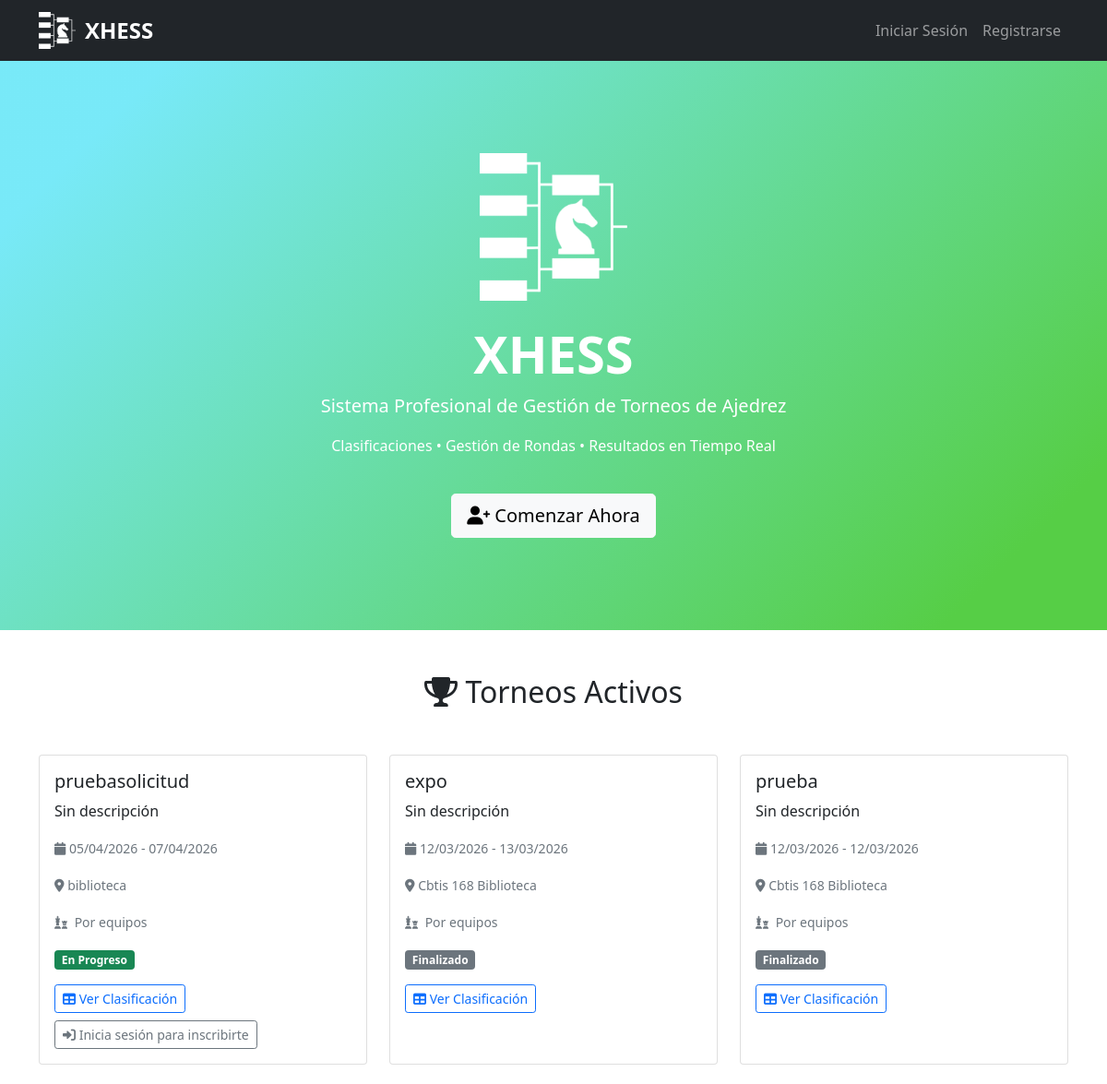
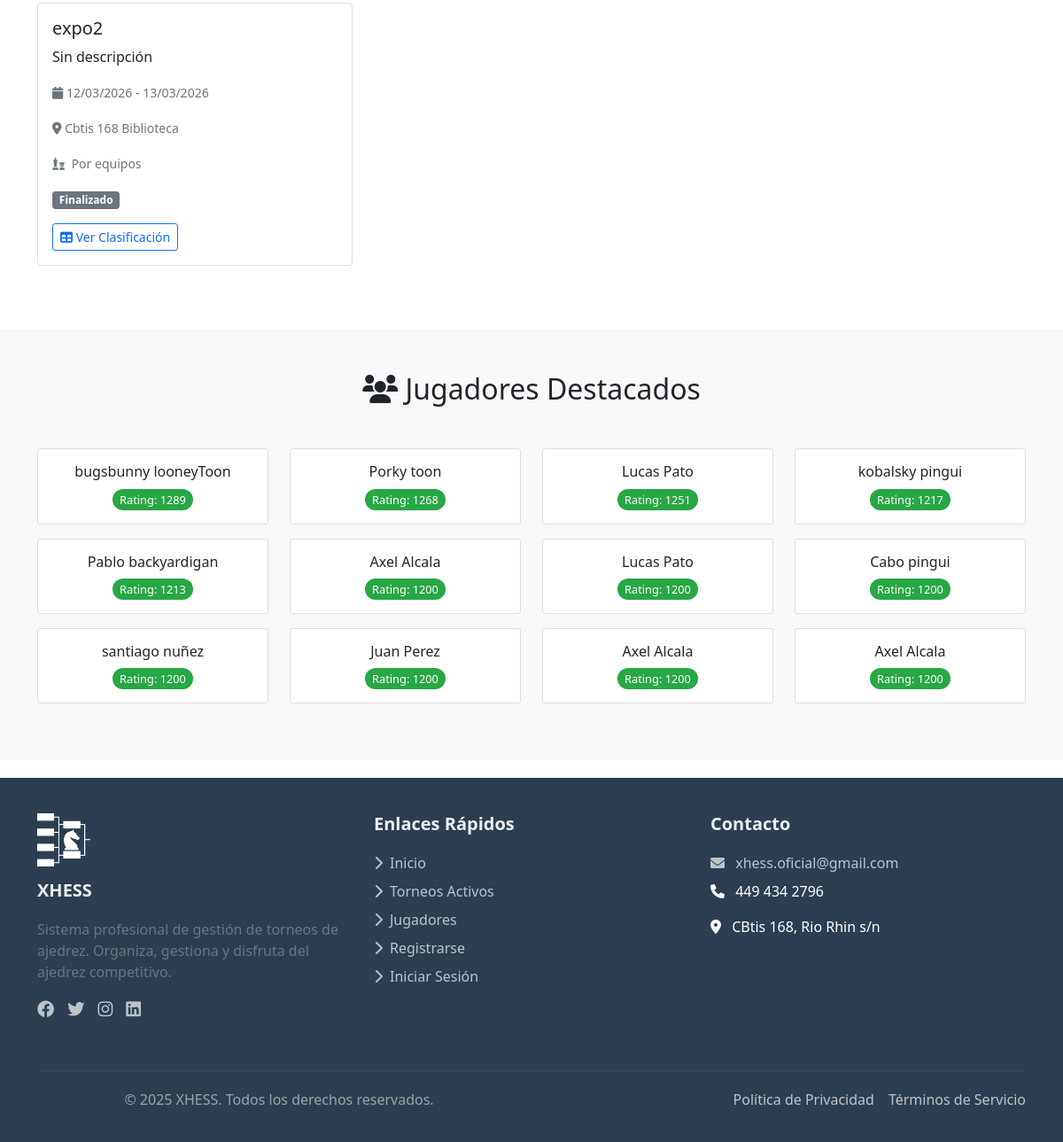
The page / on the database its author committed (2 pictures, top to bottom).
### tables this page shows
CREATE TABLE `torneos` (
  `id_torneo` int(11) NOT NULL,
  `nombre` varchar(200) NOT NULL,
  `descripcion` text DEFAULT NULL,
  `tipo` enum('individual','equipos') DEFAULT 'equipos',
  `sistema` enum('round_robin','suizo','eliminacion','round_robin_ponderado') DEFAULT 'round_robin',
  `condicion` enum('pendiente','en_progreso','finalizado') DEFAULT 'pendiente',
  `nro_tableros` int(11) DEFAULT 4,
  `fecha_inicio` date DEFAULT NULL,
  `fecha_fin` date DEFAULT NULL,
  `ubicacion` varchar(255) DEFAULT NULL,
  `ciudad` varchar(100) DEFAULT NULL,
  `provincia` varchar(100) DEFAULT NULL,
  `pais` varchar(100) DEFAULT 'México',
  `id_cuenta` int(11) DEFAULT NULL,
  `ritmo_tiempo` varchar(50) DEFAULT NULL,
  `id_club` int(11) DEFAULT NULL,
  `created_at` datetime DEFAULT current_timestamp(),
  `updated_at` datetime DEFAULT NULL ON UPDATE current_timestamp()
);

CREATE TABLE `jugadores` (
  `id_jugador` int(11) NOT NULL,
  `nombre` varchar(100) NOT NULL,
  `apellido` varchar(100) DEFAULT NULL,
  `rating` int(11) DEFAULT 1200,
  `id_equipo` int(11) DEFAULT NULL,
  `id_cuenta` int(11) DEFAULT NULL,
  `fecha_nacimiento` date DEFAULT NULL,
  `sexo` enum('M','F','O') DEFAULT NULL,
  `avatar_url` varchar(255) DEFAULT NULL,
  `activo` tinyint(1) DEFAULT 1,
  `created_at` datetime DEFAULT current_timestamp(),
  `updated_at` datetime DEFAULT NULL ON UPDATE current_timestamp()
);

### classes/Database.php (called while the page is built, shortened)
<?php
class Database {
    private static $instance = null;
    private $pdo;
    private function __construct() {
        try {
            $this->pdo = new PDO(
                "mysql:host=sql210.infinityfree.com;dbname=if0_41208215_xhess;charset=utf8mb4",
                "if0_41208215",
                "JVSQboayJ9R3bo",
                [
                    PDO::ATTR_ERRMODE => PDO::ERRMODE_EXCEPTION,
                    PDO::ATTR_DEFAULT_FETCH_MODE => PDO::FETCH_ASSOC
                ]
            );
        } catch (PDOException $e) {
            error_log("Error de conexión: " . $e->getMessage());
            die("Error de conexión a la base de datos");
        }
    }
    public static function getInstance() {
        if (self::$instance === null) {
            self::$instance = new self();
        }
        return self::$instance;
    }
    public function getConnection() {
        return $this->pdo;
    }
}

### sistema_xhess.php (called while the page is built, shortened)
<?php
require_once __DIR__ . '/classes/Database.php';
require_once __DIR__ . '/classes/Auth.php';
require_once __DIR__ . '/classes/JugadorManager.php';
require_once __DIR__ . '/classes/TorneoManager.php';
class XhessSystem {
    private $auth;
    private $jugador;
    private $torneo;
    public function __construct() {
        $this->auth = new Auth();
        $this->jugador = new JugadorManager();
        $this->torneo = new TorneoManager();
    }
    public function isLoggedIn() {
        return $this->auth->isLoggedIn();
    }
    public function getJugadoresPublicos() {
        return $this->jugador->obtenerPublicos();
    }
    public function getTorneosPublicos() {
        return $this->torneo->obtenerPublicos();
    }
}
$sistema = new XhessSystem();
?>

### classes/TorneoManager.php (called while the page is built, shortened)
<?php
require_once 'Database.php';
class TorneoManager {
    private $pdo;
    public function __construct() {
        $this->pdo = Database::getInstance()->getConnection();
    }
    public function obtenerPublicos() {
        $torneos = $this->pdo->query("
            SELECT t.*, c.nombre as club_nombre
            FROM torneos t
            LEFT JOIN clubes c ON t.id_club = c.id_club
            WHERE t.condicion IN ('pendiente', 'en_progreso', 'finalizado')
            ORDER BY
                CASE WHEN t.condicion = 'en_progreso' THEN 1
                     WHEN t.condicion = 'pendiente' THEN 2
                     WHEN t.condicion = 'finalizado' THEN 3 END,
                t.fecha_inicio DESC
            LIMIT 20
        ")->fetchAll();
        foreach ($torneos as &$torneo) {
            $this->actualizarEstado($torneo['id_torneo']);
        }
        return $torneos;
    }
    public function actualizarEstado($id_torneo) {
        $stmt = $this->pdo->prepare("SELECT * FROM torneos WHERE id_torneo = ?");
        $stmt->execute([$id_torneo]);
        $torneo = $stmt->fetch();
        $hoy = date('Y-m-d');
        $nuevoEstado = $torneo['condicion'];
        if ($hoy < $torneo['fecha_inicio']) {
            $nuevoEstado = 'pendiente';
        } elseif ($hoy >= $torneo['fecha_inicio'] && $hoy <= $torneo['fecha_fin']) {
            $nuevoEstado = 'en_progreso';
        } elseif ($hoy > $torneo['fecha_fin']) {
            $nuevoEstado = 'finalizado';
        }
        return $nuevoEstado;
    }
}

### classes/Auth.php (called while the page is built, shortened)
<?php
require_once 'Database.php';
class Auth {
    public function isLoggedIn() {
        return isset($_SESSION['user_id']);
    }
}

### classes/JugadorManager.php (called while the page is built, shortened)
<?php
require_once 'Database.php';
class JugadorManager {
    private $pdo;
    public function __construct() {
        $this->pdo = Database::getInstance()->getConnection();
    }
    public function obtenerPublicos($limite = 12) {
        return $this->pdo->query("
            SELECT j.*, e.nombre as equipo_nombre
            FROM jugadores j
            LEFT JOIN equipos e ON j.id_equipo = e.id_equipo
            WHERE j.activo = 1
            ORDER BY j.rating DESC
            LIMIT {$limite}
        ")->fetchAll();
    }
}

### index.php (the view, shortened to what this page needs)
<?php
require_once 'sistema_xhess.php';
?>
<!DOCTYPE html>
<html lang="es">
<head>
    <link href="https://cdn.jsdelivr.net/npm/bootstrap@5.1.3/dist/css/bootstrap.min.css" rel="stylesheet">
    <link href="https://cdnjs.cloudflare.com/ajax/libs/font-awesome/6.0.0/css/all.min.css" rel="stylesheet">
    <link rel="stylesheet" href="style.css">
</head>
<body>
<div class="main-content">
    <?php include 'includes/navbar.php'; ?>
    <?php include 'includes/inicio.php'; ?>
    <section class="container py-5">
        <h2 class="text-center mb-5"><i class="fas fa-trophy"></i> Torneos Activos</h2>
        <div class="row">
            <?php
            $torneos = $sistema->getTorneosPublicos();
            $misSolicitudesMap = [];
            if (empty($torneos)): ?>
                <div class="col-12 text-center">
                    <p class="text-muted">No hay torneos activos en este momento.</p>
                </div>
            <?php else: ?>
                <?php foreach ($torneos as $torneo):
                    $es_equipos     = ($torneo['tipo'] === 'equipos');
                    $estado_sol     = $misSolicitudesMap[(int)$torneo['id_torneo']] ?? null;
                    $puede_solicitar = false;
                    $equipo_capitan  = null;
                ?>
                    <div class="col-md-4 mb-4">
                        <div class="card card-hover h-100">
                            <div class="card-body">
                                <h5 class="card-title"><?= htmlspecialchars($torneo['nombre']) ?></h5>
                                <p class="card-text"><?= htmlspecialchars($torneo['descripcion'] ?: 'Sin descripción') ?></p>
                                <p class="card-text">
                                    <small class="text-muted">
                                        <i class="fas fa-calendar"></i>
                                        <?= date('d/m/Y', strtotime($torneo['fecha_inicio'])) ?> -
                                        <?= date('d/m/Y', strtotime($torneo['fecha_fin'])) ?>
                                    </small>
                                </p>
                                <p class="card-text">
                                    <small class="text-muted">
                                        <i class="fas fa-map-marker-alt"></i>
                                        <?= htmlspecialchars($torneo['ubicacion'] ?: 'Ubicación no especificada') ?>
                                    </small>
                                </p>
                                <p class="card-text">
                                    <small class="text-muted">
                                        <i class="fas fa-chess me-1"></i>
                                        <?= $es_equipos ? 'Por equipos' : 'Individual' ?>
                                    </small>
                                </p>
                                <span class="badge bg-<?= $torneo['condicion'] == 'en_progreso' ? 'success' : ($torneo['condicion'] == 'finalizado' ? 'secondary' : 'warning') ?>">
                                    <?= $torneo['condicion'] == 'en_progreso' ? 'En Progreso' : ($torneo['condicion'] == 'finalizado' ? 'Finalizado' : 'Pendiente') ?>
                                </span>
                                <div class="mt-3 d-flex flex-wrap gap-2">
                                    <button class="btn btn-sm btn-outline-primary"
                                            onclick="verClasificacion(<?= $torneo['id_torneo'] ?>, '<?= htmlspecialchars($torneo['nombre'], ENT_QUOTES) ?>')">
                                        <i class="fas fa-table"></i> Ver Clasificación
                                    </button>
                                    <?php if ($sistema->isLoggedIn() && $torneo['condicion'] !== 'finalizado'): ?>
                                        <?php if ($estado_sol === 'pendiente'): ?>
                                            <button class="btn btn-sm btn-warning" disabled>
                                                <i class="fas fa-clock"></i> Solicitud pendiente
                                            </button>
                                        <?php elseif ($estado_sol === 'aceptada'): ?>
                                            <button class="btn btn-sm btn-success" disabled>
                                                <i class="fas fa-check-circle"></i> Inscrito
                                            </button>
                                        <?php elseif ($puede_solicitar): ?>
                                            <button class="btn btn-sm btn-primary"
                                                    onclick="abrirSolicitudTorneo(
                                                        <?= $torneo['id_torneo'] ?>,
                                                        '<?= htmlspecialchars($torneo['nombre'], ENT_QUOTES) ?>',
                                                        <?= $es_equipos ? 'true' : 'false' ?>,
                                                        <?= $equipo_capitan ? $equipo_capitan['id_equipo'] : 'null' ?>,
                                                        '<?= $equipo_capitan ? htmlspecialchars($equipo_capitan['nombre'], ENT_QUOTES) : '' ?>'
                                                    )">
                                                <i class="fas fa-paper-plane"></i> Solicitar Inscripción
                                            </button>
                                        <?php elseif ($es_equipos): ?>
                                            <span class="text-muted small align-self-center">
                                                <i class="fas fa-info-circle"></i>
                                                <?= !empty($sistema->getEquiposCapitan($_SESSION['user_id']))
                                                    ? 'Tu equipo ya está inscrito'
                                                    : 'Solo capitanes pueden solicitar' ?>
                                            </span>
                                        <?php endif; ?>
                                    <?php elseif (!$sistema->isLoggedIn() && $torneo['condicion'] !== 'finalizado'): ?>
                                        <a href="#login" data-bs-toggle="modal"
                                           class="btn btn-sm btn-outline-secondary">
                                            <i class="fas fa-sign-in-alt"></i> Inicia sesión para inscribirte
                                        </a>
                                    <?php endif; ?>
                                </div>
                            </div>
                        </div>
                    </div>
                <?php endforeach; ?>
            <?php endif; ?>
        </div>
    </section>
    <section class="bg-light py-5">
        <div class="container">
            <h2 class="text-center mb-5"><i class="fas fa-users"></i> Jugadores Destacados</h2>
            <div class="row">
                <?php
                $jugadores = $sistema->getJugadoresPublicos();
                if (empty($jugadores)): ?>
                    <div class="col-12 text-center">
                        <p class="text-muted">No hay jugadores registrados.</p>
                    </div>
                <?php else: ?>
                    <?php foreach ($jugadores as $jugador): ?>
                        <div class="col-md-3 mb-3">
                            <div class="card card-hover">
                                <div class="card-body text-center">
                                    <h6 class="card-title"><?= htmlspecialchars($jugador['nombre'] . ' ' . ($jugador['apellido'] ?? '')) ?></h6>
                                    <span class="rating-badge">Rating: <?= $jugador['rating'] ?></span>
                                </div>
                            </div>
                        </div>
                    <?php endforeach; ?>
                <?php endif; ?>
            </div>
        </div>
    </section>
</div>
<?php include 'includes/footer.php'; ?>
</body>
</html>

### rows shown on the page
torneos: nombre "pruebasolicitud", descripcion "Sin descripción", fecha_inicio "05/04/2026", fecha_fin "07/04/2026", ubicacion "biblioteca", tipo "Por equipos", condicion "En Progreso"
torneos: nombre "expo", descripcion "Sin descripción", fecha_inicio "12/03/2026", fecha_fin "13/03/2026", ubicacion "Cbtis 168 Biblioteca", tipo "Por equipos", condicion "Finalizado"
torneos: nombre "prueba", descripcion "Sin descripción", fecha_inicio "12/03/2026", fecha_fin "12/03/2026", ubicacion "Cbtis 168 Biblioteca", tipo "Por equipos", condicion "Finalizado"
torneos: nombre "expo2", descripcion "Sin descripción", fecha_inicio "12/03/2026", fecha_fin "13/03/2026", ubicacion "Cbtis 168 Biblioteca", tipo "Por equipos", condicion "Finalizado"
jugadores: nombre+apellido "bugsbunny looneyToon", rating "1289"
jugadores: nombre+apellido "Porky toon", rating "1268"
jugadores: nombre+apellido "Lucas Pato", rating "1251"
jugadores: nombre+apellido "kobalsky pingui", rating "1217"
jugadores: nombre+apellido "Pablo backyardigan", rating "1213"
jugadores: nombre+apellido "Axel Alcala", rating "1200"
jugadores: nombre+apellido "Lucas Pato", rating "1200"
jugadores: nombre+apellido "Cabo pingui", rating "1200"
jugadores: nombre+apellido "santiago nuñez", rating "1200"
jugadores: nombre+apellido "Juan Perez", rating "1200"
jugadores: nombre+apellido "Axel Alcala", rating "1200"
jugadores: nombre+apellido "Axel Alcala", rating "1200"
